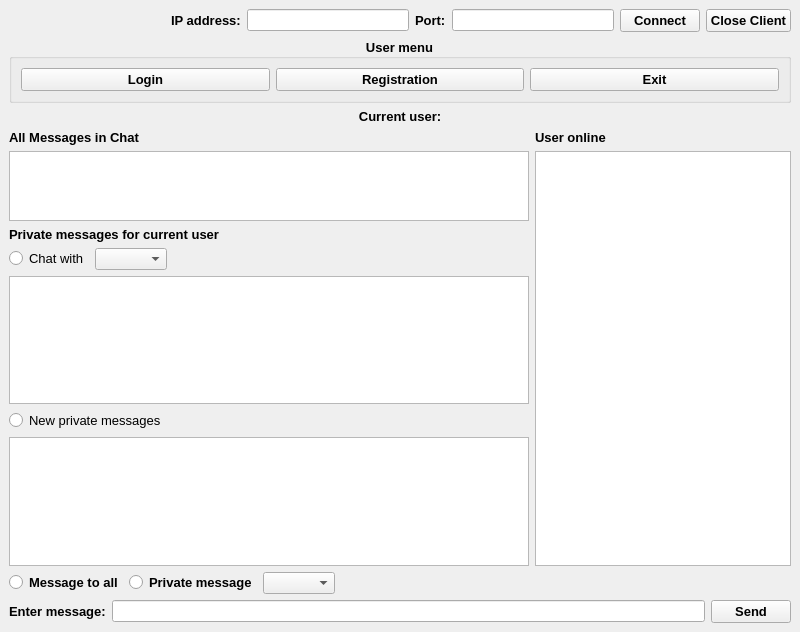
<?xml version="1.0" encoding="UTF-8"?>
<ui version="4.0">
 <class>ClientMainWindow</class>
 <widget class="QMainWindow" name="ClientMainWindow">
  <property name="geometry">
   <rect>
    <x>0</x>
    <y>0</y>
    <width>800</width>
    <height>632</height>
   </rect>
  </property>
  <property name="windowTitle">
   <string>ClientMainWindow</string>
  </property>
  <property name="styleSheet">
   <string notr="true">background-image: url(:/resourse/svetlii-serii.jpg);</string>
  </property>
  <widget class="QWidget" name="centralwidget">
   <layout class="QVBoxLayout" name="verticalLayout_5">
    <item>
     <layout class="QHBoxLayout" name="horizontalLayout">
      <item>
       <spacer name="horizontalSpacer">
        <property name="orientation">
         <enum>Qt::Horizontal</enum>
        </property>
        <property name="sizeHint" stdset="0">
         <size>
          <width>40</width>
          <height>20</height>
         </size>
        </property>
       </spacer>
      </item>
      <item>
       <widget class="QLabel" name="label_2">
        <property name="font">
         <font>
          <pointsize>10</pointsize>
          <weight>75</weight>
          <bold>true</bold>
         </font>
        </property>
        <property name="text">
         <string>IP address:</string>
        </property>
       </widget>
      </item>
      <item>
       <widget class="QLineEdit" name="ipLineEdit"/>
      </item>
      <item>
       <widget class="QLabel" name="label">
        <property name="font">
         <font>
          <pointsize>10</pointsize>
          <weight>75</weight>
          <bold>true</bold>
         </font>
        </property>
        <property name="text">
         <string>Port:</string>
        </property>
       </widget>
      </item>
      <item>
       <widget class="QLineEdit" name="portLineEdit"/>
      </item>
      <item>
       <widget class="QPushButton" name="connectButton">
        <property name="font">
         <font>
          <pointsize>10</pointsize>
          <weight>75</weight>
          <bold>true</bold>
         </font>
        </property>
        <property name="text">
         <string>Connect</string>
        </property>
       </widget>
      </item>
      <item>
       <widget class="QPushButton" name="closeButton">
        <property name="font">
         <font>
          <pointsize>10</pointsize>
          <weight>75</weight>
          <bold>true</bold>
         </font>
        </property>
        <property name="styleSheet">
         <string notr="true"/>
        </property>
        <property name="text">
         <string>Close Client</string>
        </property>
       </widget>
      </item>
     </layout>
    </item>
    <item>
     <widget class="QGroupBox" name="groupBox">
      <property name="font">
       <font>
        <pointsize>10</pointsize>
        <weight>75</weight>
        <bold>true</bold>
       </font>
      </property>
      <property name="title">
       <string>User menu</string>
      </property>
      <property name="alignment">
       <set>Qt::AlignCenter</set>
      </property>
      <layout class="QHBoxLayout" name="horizontalLayout_3">
       <item>
        <layout class="QHBoxLayout" name="horizontalLayout_2">
         <item>
          <widget class="QPushButton" name="loginButton">
           <property name="font">
            <font>
             <pointsize>10</pointsize>
             <weight>75</weight>
             <bold>true</bold>
            </font>
           </property>
           <property name="text">
            <string>Login</string>
           </property>
          </widget>
         </item>
         <item>
          <widget class="QPushButton" name="registrationButton">
           <property name="font">
            <font>
             <pointsize>10</pointsize>
             <weight>75</weight>
             <bold>true</bold>
            </font>
           </property>
           <property name="text">
            <string>Registration</string>
           </property>
          </widget>
         </item>
         <item>
          <widget class="QPushButton" name="exitUserButton">
           <property name="font">
            <font>
             <pointsize>10</pointsize>
             <weight>75</weight>
             <bold>true</bold>
            </font>
           </property>
           <property name="text">
            <string>Exit</string>
           </property>
          </widget>
         </item>
        </layout>
       </item>
      </layout>
     </widget>
    </item>
    <item>
     <widget class="QLabel" name="currentUserLabel">
      <property name="font">
       <font>
        <pointsize>10</pointsize>
        <weight>75</weight>
        <bold>true</bold>
       </font>
      </property>
      <property name="styleSheet">
       <string notr="true"/>
      </property>
      <property name="text">
       <string>Current user:</string>
      </property>
      <property name="alignment">
       <set>Qt::AlignCenter</set>
      </property>
     </widget>
    </item>
    <item>
     <layout class="QHBoxLayout" name="horizontalLayout_5" stretch="1,0">
      <property name="leftMargin">
       <number>0</number>
      </property>
      <property name="topMargin">
       <number>0</number>
      </property>
      <property name="rightMargin">
       <number>0</number>
      </property>
      <item>
       <layout class="QVBoxLayout" name="verticalLayout_4">
        <property name="rightMargin">
         <number>0</number>
        </property>
        <item>
         <layout class="QVBoxLayout" name="verticalLayout">
          <item>
           <widget class="QLabel" name="label_4">
            <property name="font">
             <font>
              <pointsize>10</pointsize>
              <weight>75</weight>
              <bold>true</bold>
             </font>
            </property>
            <property name="text">
             <string>All Messages in Chat</string>
            </property>
           </widget>
          </item>
          <item>
           <widget class="QTextEdit" name="allMessagesTextEdit"/>
          </item>
         </layout>
        </item>
        <item>
         <layout class="QVBoxLayout" name="verticalLayout_2">
          <item>
           <widget class="QLabel" name="label_5">
            <property name="font">
             <font>
              <pointsize>10</pointsize>
              <weight>75</weight>
              <bold>true</bold>
             </font>
            </property>
            <property name="text">
             <string>Private messages for current user</string>
            </property>
           </widget>
          </item>
          <item>
           <layout class="QHBoxLayout" name="horizontalLayout_4">
            <item>
             <widget class="QRadioButton" name="privateMessageFromRadioButton">
              <property name="font">
               <font>
                <pointsize>10</pointsize>
                <weight>50</weight>
                <bold>false</bold>
               </font>
              </property>
              <property name="text">
               <string>Chat with</string>
              </property>
             </widget>
            </item>
            <item>
             <widget class="QComboBox" name="privateUsersComboBox"/>
            </item>
            <item>
             <spacer name="horizontalSpacer_2">
              <property name="orientation">
               <enum>Qt::Horizontal</enum>
              </property>
              <property name="sizeHint" stdset="0">
               <size>
                <width>40</width>
                <height>20</height>
               </size>
              </property>
             </spacer>
            </item>
           </layout>
          </item>
          <item>
           <widget class="QTextEdit" name="chatWithTextEdit"/>
          </item>
          <item>
           <widget class="QRadioButton" name="allPrivateMessagesRadioButton">
            <property name="font">
             <font>
              <pointsize>10</pointsize>
             </font>
            </property>
            <property name="text">
             <string>New private messages</string>
            </property>
           </widget>
          </item>
          <item>
           <widget class="QTextEdit" name="privateMessagesTextEdit"/>
          </item>
         </layout>
        </item>
       </layout>
      </item>
      <item>
       <layout class="QVBoxLayout" name="verticalLayout_3" stretch="0,0">
        <property name="leftMargin">
         <number>0</number>
        </property>
        <property name="rightMargin">
         <number>0</number>
        </property>
        <item>
         <widget class="QLabel" name="label_6">
          <property name="font">
           <font>
            <pointsize>10</pointsize>
            <weight>75</weight>
            <bold>true</bold>
           </font>
          </property>
          <property name="text">
           <string>User online</string>
          </property>
         </widget>
        </item>
        <item>
         <widget class="QListWidget" name="usersOnlineListWidget">
          <property name="enabled">
           <bool>true</bool>
          </property>
         </widget>
        </item>
       </layout>
      </item>
     </layout>
    </item>
    <item>
     <layout class="QHBoxLayout" name="horizontalLayout_6">
      <item>
       <widget class="QRadioButton" name="messageToAllRadioButton">
        <property name="font">
         <font>
          <pointsize>10</pointsize>
          <weight>75</weight>
          <bold>true</bold>
         </font>
        </property>
        <property name="text">
         <string>Message to all</string>
        </property>
       </widget>
      </item>
      <item>
       <widget class="QRadioButton" name="privateMessageRadioButton">
        <property name="font">
         <font>
          <pointsize>10</pointsize>
          <weight>75</weight>
          <bold>true</bold>
         </font>
        </property>
        <property name="text">
         <string>Private message</string>
        </property>
       </widget>
      </item>
      <item>
       <widget class="QComboBox" name="usersComboBox"/>
      </item>
      <item>
       <widget class="QLabel" name="usersStateLabel">
        <property name="text">
         <string/>
        </property>
       </widget>
      </item>
      <item>
       <spacer name="horizontalSpacer_3">
        <property name="orientation">
         <enum>Qt::Horizontal</enum>
        </property>
        <property name="sizeHint" stdset="0">
         <size>
          <width>40</width>
          <height>20</height>
         </size>
        </property>
       </spacer>
      </item>
     </layout>
    </item>
    <item>
     <layout class="QHBoxLayout" name="horizontalLayout_7">
      <item>
       <widget class="QLabel" name="messageLabel">
        <property name="font">
         <font>
          <pointsize>10</pointsize>
          <weight>75</weight>
          <bold>true</bold>
         </font>
        </property>
        <property name="text">
         <string>Enter message:</string>
        </property>
       </widget>
      </item>
      <item>
       <widget class="QLineEdit" name="messageLineEdit"/>
      </item>
      <item>
       <widget class="QPushButton" name="sendButton">
        <property name="font">
         <font>
          <pointsize>10</pointsize>
          <weight>75</weight>
          <bold>true</bold>
         </font>
        </property>
        <property name="text">
         <string>Send</string>
        </property>
       </widget>
      </item>
     </layout>
    </item>
   </layout>
  </widget>
 </widget>
 <resources/>
 <connections/>
</ui>
